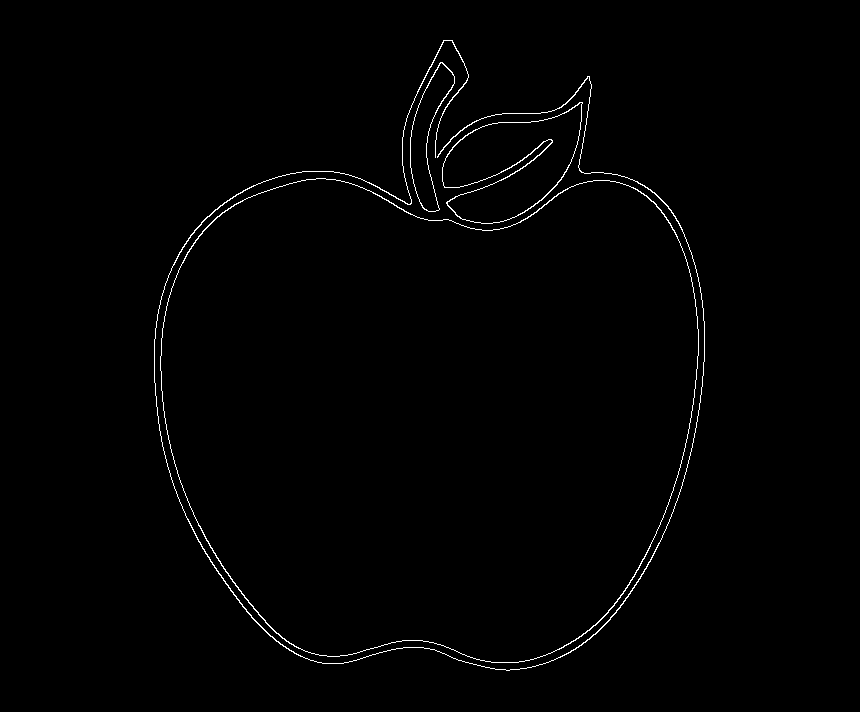
#> input picture API/apple.png, 860 x 712 px
$ python edge_detector.py
#> lines starting #> are read from the running program, lines starting #| are printed output that depends on the picture; after the words box and inside, x2 and y2 are one past the last pixel; in counts of white or black regions, pixels touching at a corner belong together
import cv2
import numpy as np
import matplotlib.pyplot as plt

img = cv2.imread('apple.png')
#> img is the input picture: shape (712, 860, 3); 0.89% white in thin lines or dots, all inside (x1, y1, x2, y2) = (154, 40, 705, 671)
imgray = cv2.cvtColor(img, cv2.COLOR_BGR2GRAY)
edges = cv2.Canny(img, 100, 200, 3, L2gradient=True)
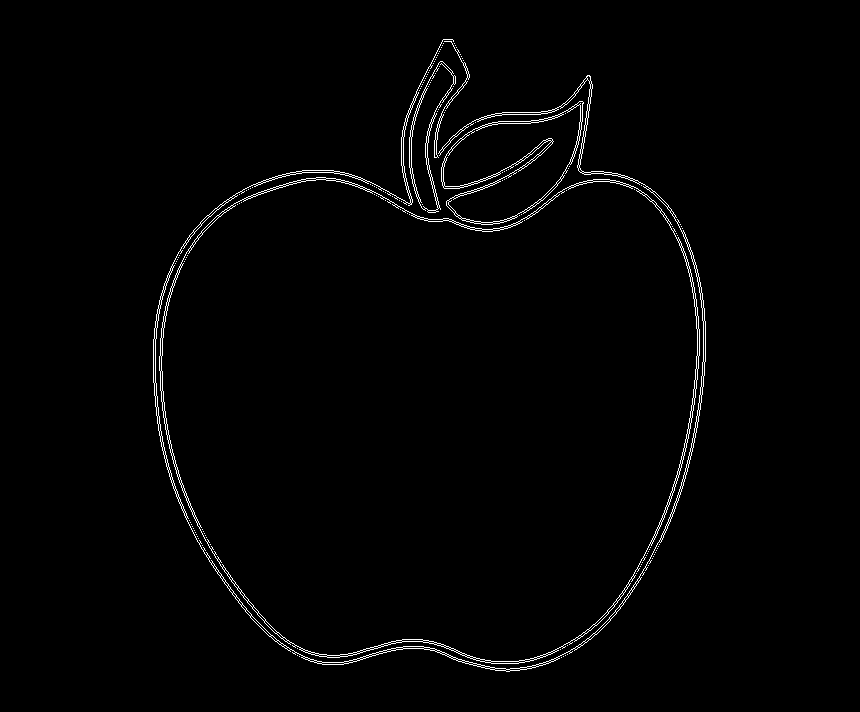
#> edges: shape (712, 860); 1.4% white in thin lines or dots, all inside (x1, y1, x2, y2) = (153, 39, 706, 672)
contours, hierarchy = cv2.findContours(edges, cv2.RETR_EXTERNAL, cv2.CHAIN_APPROX_NONE)
#> contours = 112 contours, 107 with area under 20; largest, box (x1, y1, x2, y2) and area: (159, 177, 700, 664) 214579, (441, 101, 584, 225) 10515, (153, 39, 706, 672) 3375, (409, 61, 456, 213) 2963, (434, 41, 470, 158) 178

drawing_img = np.zeros_like(edges)
cv2.drawContours(drawing_img, contours, 0, (255), 1)
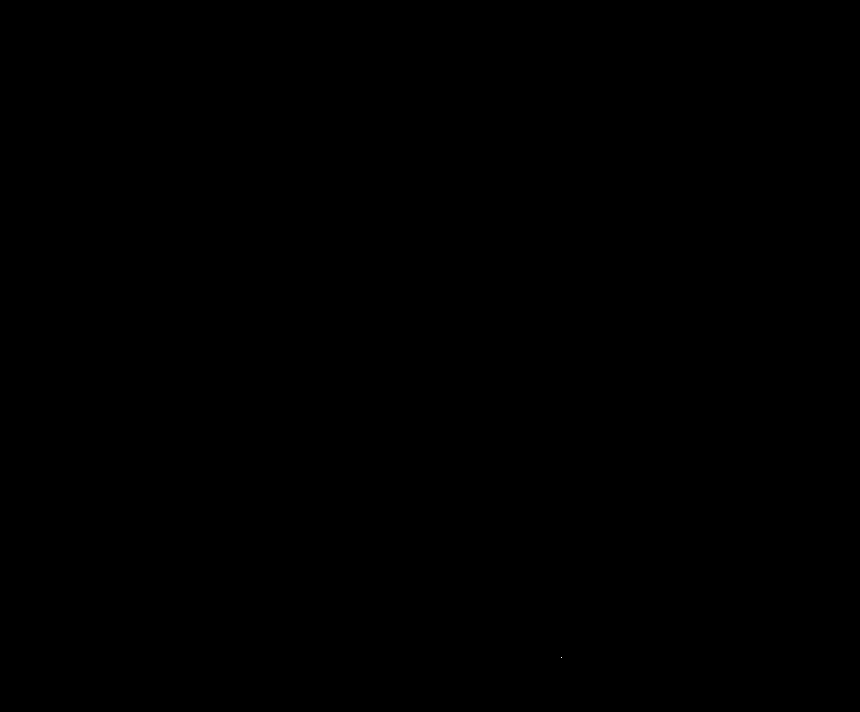
#> drawing_img: shape (712, 860); 0% white in thin lines or dots, all inside (x1, y1, x2, y2) = (561, 657, 562, 658)
#cv2.imwrite('test.png', drawing_img)


plt.imsave('apple.png', edges, cmap='gray', format='png')

$ run again, with API/test.pnm saved as API/apple.png
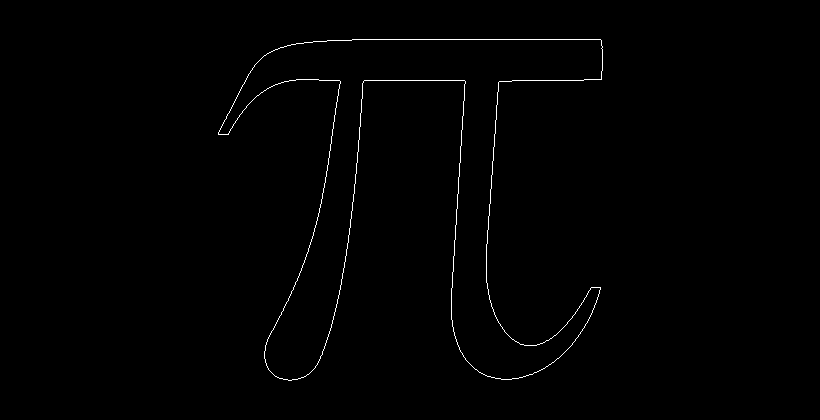
#> input picture API/test.pnm, 820 x 420 px
#> img is the input picture: shape (420, 820, 3); 0.64% white in thin lines or dots, all inside (x1, y1, x2, y2) = (218, 39, 603, 381)
#> `edges = cv2.Canny(img, 100, 200, 3, L2gradient=True)`:
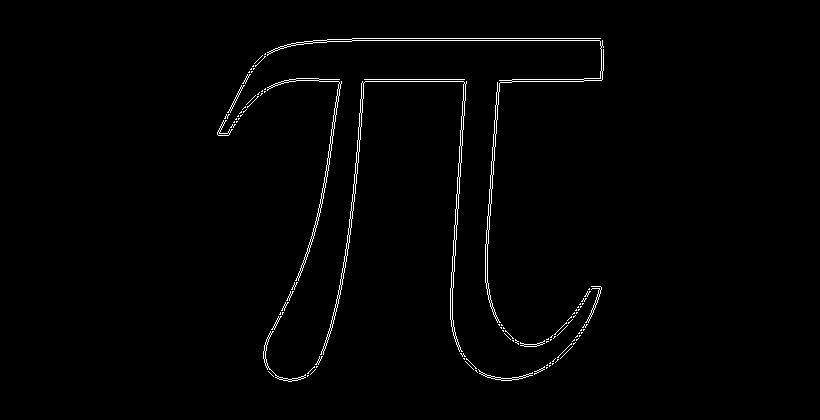
#> edges: shape (420, 820); 1.3% white in thin lines or dots, all inside (x1, y1, x2, y2) = (217, 38, 604, 382)
#> contours = 104 contours, 94 with area under 20; largest, box (x1, y1, x2, y2) and area: (320, 81, 467, 355) 1069, (267, 38, 604, 323) 821, (267, 78, 342, 281) 489, (263, 331, 306, 382) 126, (478, 369, 533, 381) 97
#> drawing_img: shape (420, 820); 0% white in thin lines or dots, all inside (x1, y1, x2, y2) = (307, 375, 309, 377)
